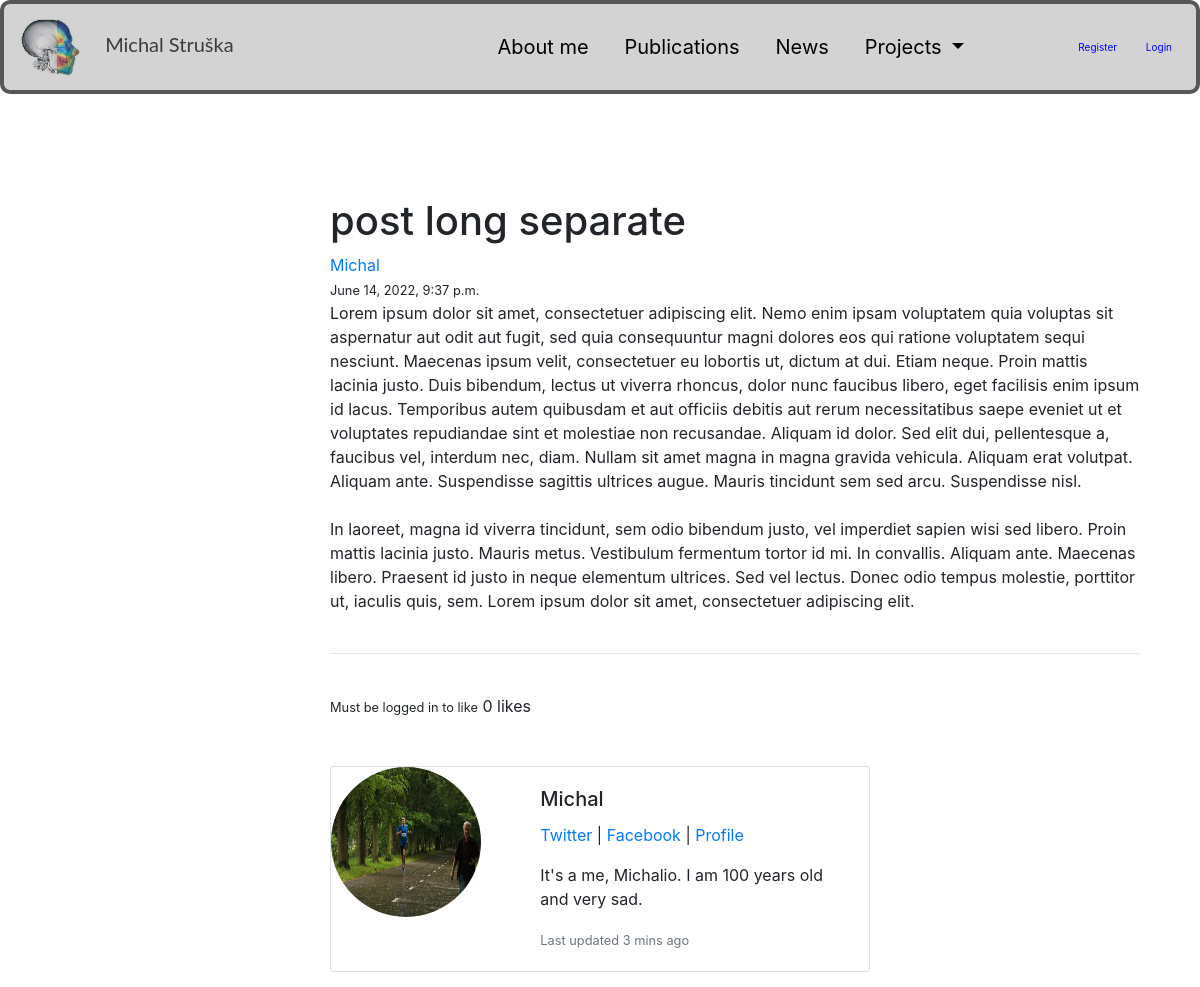
Screenshot of /article/8 with the database file from the repository.
### blog/models.py (models this page shows, shortened)
class Post(models.Model):
    title = models.CharField(max_length=200, unique=True)
    author = models.ForeignKey(User, on_delete= models.CASCADE)
    updated_on = models.DateTimeField(auto_now= True)
    content = RichTextField(blank=True, null=True)
    created_on = models.DateTimeField(auto_now_add=True)
    status = models.IntegerField(choices=STATUS, default=1)
    article_image = models.ImageField(null = True, blank = True, upload_to = "images/")
    thumbnail_image = models.ImageField(null = True, blank = True, upload_to = "images/")
    category = models.CharField(max_length=255, default="News")
    snippet = models.CharField(max_length=255)
    likes = models.ManyToManyField(User, related_name='blog_posts')
    def total_likes(self):
        return self.likes.count()
    class Meta:
        ordering = ['-created_on']

class Profile(models.Model):
    user = models.OneToOneField(User, null=True, on_delete=models.CASCADE)
    profile_image = models.ImageField(null = True, blank = True, upload_to = "images/profile/")
    bio = models.TextField(max_length=500, blank=True)
    facebook_link = models.CharField(max_length=255, null=True, blank=True)
    twitter_link = models.CharField(max_length=255, null=True, blank=True)
    instagram_link = models.CharField(max_length=255, null=True, blank=True)
    website_link = models.CharField(max_length=255, null=True, blank=True)
    location = models.CharField(max_length=30, blank=True)
    birth_date = models.DateField(null=True, blank=True)

### blog/views.py (the view)
# urls.py: path('article/<int:pk>', views.PostDetail.as_view(), name='article-detail'),
class PostDetail(generic.DetailView):
    model = Post
    template_name = 'blog/article_detail.html'
    def get_context_data(self, *args, **kwargs):
        cat_menu = Category.objects.all()
        stuff = get_object_or_404(Post, id=self.kwargs['pk'])
        total_likes = stuff.total_likes()
        liked = False
        if stuff.likes.filter(id=self.request.user.id).exists():
            liked = True
        context = super(PostDetail, self).get_context_data(*args, **kwargs)
        context["cat_menu"] = cat_menu
        context['total_likes'] = total_likes
        context['liked'] = liked
        return context

### blog/models.py (called while the page is built)
    def __str__(self):
        return self.name

### blog/templates/blog/article_detail.html (shortened to what this page needs)
{% extends "blog/base.html" %}
{% load static %}
{% block content %}
    <h1><a class="article-title">{{ post.title }}</a></h1>
    <a class="mr-2" href="#">{{ post.author }}</a></br>
    <small class="mr-2">{{post.created_on}}</small></br>
    {{ post.content|safe|linebreaksbr }}
    <br></br>
    <hr>
    <form action="{% url 'like_post' post.pk %}" method="POST">
        {% if user.is_authenticated %}
            {% if liked %}
                <button type="submit", name="post_id", value="{{ post.id }}", class="btn btn-danger btn-sm">Unlike</button>
            {% else %}
                <button type="submit", name="post_id", value="{{ post.id }}", class="btn btn-primary btn-sm">Like</button>
            {% endif %}
        {% else %}
            <small>Must be logged in to like</small>
        {% endif %}
        {{ total_likes }} likes
    </form>
<br/><br/>
{% if post.author.profile %}
<div class="card mb-3" style="max-width: 540px;">
    <div class="row g-0">
        <div class="col-md-4">
            {% if post.author.profile.profile_image %}
                <img src="{{ post.author.profile.profile_image.url }}" class="img-small rounded-circle">
            {% else %}
                <img src="{% static 'Blog/images/placeholder.png' %}" class="img-small rounded-circle">
            {% endif %}
        </div>
        <div class="col-md-8">
            <div class="card-body">
                <h5 class="card-title">{{ post.author }}</h5>
                <p class="small-text-muted">
                    {% if post.author.profile.twitter_link %}
                        <a href="{{ post.author.profile.twitter_link }}">Twitter</a>
                    {% endif %}
                    {% if post.author.profile.facebook_link %}
                        | <a href="{{ post.author.profile.facebook_link }}">Facebook</a>
                    {% endif %}
                    | <a href="{% url 'show_profile_page' post.author.profile.id %}">Profile</a>
                </p>
                {% if post.author.profile.bio %}
                    <p class="card-text">{{ post.author.profile.bio }}</p>
                {% endif %}
                <p class="card-text"><small class="text-muted">Last updated 3 mins ago</small></p>
            </div>
        </div>
    </div>
</div>
{% endif %}
{% endblock content %}

### blog/static/css/main03.css (style rules this page uses)
.img-small { width: 150px; height: 150px; }

### rows the page displays
Post: title "post long separate", author "Michal", created_on "June 14, 2022, 9:37 p.m.", content "Lorem ipsum dolor sit amet, consectetuer adipiscing elit. Nemo enim ipsam voluptatem quia voluptas sit aspernatur aut odit aut fugit, sed quia consequuntur magni dolores eos qui ratione voluptatem sequi nesciunt. Maecenas ipsum velit, consectetuer eu lobortis ut, dictum at dui. Etiam neque. Proin mattis lacinia justo. Duis bibendum, lectus ut viverra rhoncus, dolor nunc faucibus libero, eget facilisis enim ipsum id lacus. Temporibus autem quibusdam et aut officiis debitis aut rerum necessitatibus saepe eveniet ut et voluptates repudiandae sint et molestiae non recusandae. Aliquam id dolor. Sed elit dui, pellentesque a, faucibus vel, interdum nec, diam. Nullam sit amet magna in magna gravida…", author.profile.profile_image (picture), author.profile.bio "It's a me, Michalio. I am 100 years old and very sad."

### other values shown
{{ total_likes }} "0"
